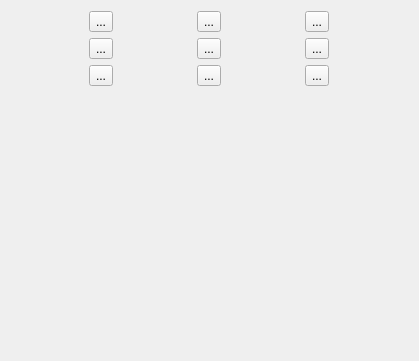
<?xml version="1.0" encoding="UTF-8"?>
<ui version="4.0">
 <class>AppearanceWidget</class>
 <widget class="QWidget" name="AppearanceWidget">
  <property name="geometry">
   <rect>
    <x>0</x>
    <y>0</y>
    <width>419</width>
    <height>361</height>
   </rect>
  </property>
  <property name="windowTitle">
   <string>AppearanceWidget</string>
  </property>
  <layout class="QVBoxLayout" name="verticalLayout">
   <item>
    <layout class="QGridLayout" name="gridLayout">
     <item row="0" column="0">
      <widget class="QToolButton" name="toolButton">
       <property name="text">
        <string>...</string>
       </property>
      </widget>
     </item>
     <item row="0" column="1">
      <widget class="QToolButton" name="toolButton_2">
       <property name="text">
        <string>...</string>
       </property>
      </widget>
     </item>
     <item row="0" column="2">
      <widget class="QToolButton" name="toolButton_3">
       <property name="text">
        <string>...</string>
       </property>
      </widget>
     </item>
     <item row="1" column="0">
      <widget class="QToolButton" name="toolButton_4">
       <property name="text">
        <string>...</string>
       </property>
      </widget>
     </item>
     <item row="1" column="1">
      <widget class="QToolButton" name="toolButton_5">
       <property name="text">
        <string>...</string>
       </property>
      </widget>
     </item>
     <item row="1" column="2">
      <widget class="QToolButton" name="toolButton_6">
       <property name="text">
        <string>...</string>
       </property>
      </widget>
     </item>
     <item row="2" column="0">
      <widget class="QToolButton" name="toolButton_8">
       <property name="text">
        <string>...</string>
       </property>
      </widget>
     </item>
     <item row="2" column="1">
      <widget class="QToolButton" name="toolButton_9">
       <property name="text">
        <string>...</string>
       </property>
      </widget>
     </item>
     <item row="2" column="2">
      <widget class="QToolButton" name="toolButton_7">
       <property name="text">
        <string>...</string>
       </property>
      </widget>
     </item>
    </layout>
   </item>
   <item>
    <spacer name="verticalSpacer">
     <property name="orientation">
      <enum>Qt::Vertical</enum>
     </property>
     <property name="sizeHint" stdset="0">
      <size>
       <width>20</width>
       <height>266</height>
      </size>
     </property>
    </spacer>
   </item>
  </layout>
 </widget>
 <layoutdefault spacing="6" margin="11"/>
 <resources/>
 <connections/>
</ui>
